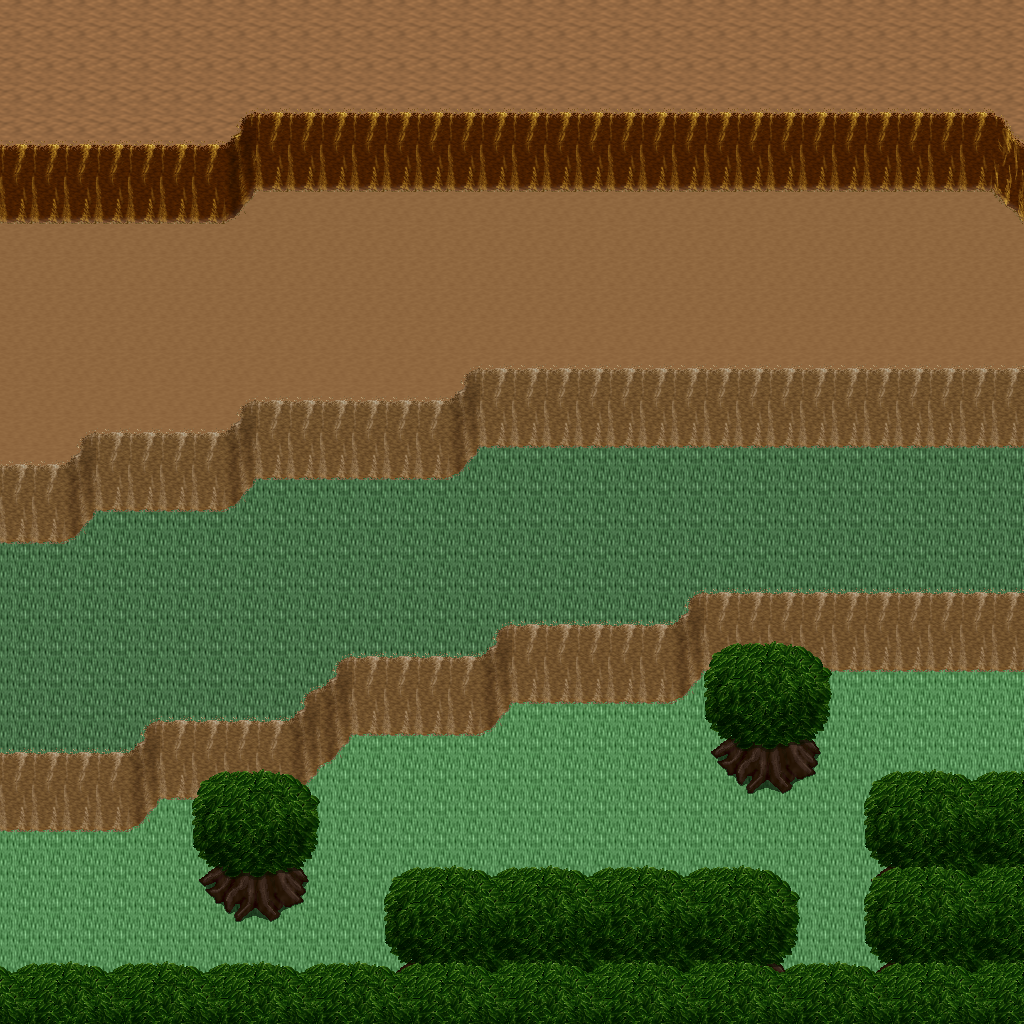

This game map was drawn from its Tiled (.tmx) file and the tilesets committed beside it. A one-line description and the trimmed map source follow:
An orthogonal 32x32 tile map with 32x32 px tiles, 5 tile layers (Ground, Objects, Objects2, Above, ...), 1 hidden layer not drawn, 8 tilesets.

<map version="1.10" tiledversion="1.11.0" orientation="orthogonal" renderorder="right-down" width="32" height="32" tilewidth="32" tileheight="32" infinite="0" nextlayerid="11" nextobjectid="1">
 <tileset firstgid="1" name="logic_collision" tilewidth="32" tileheight="32" tilecount="1" columns="1">
  <image source="../drawable/logic_collision.png" width="32" height="32" />
 </tileset>
 <tileset firstgid="2" name="ground_ground" tilewidth="32" tileheight="32" tilecount="33" columns="3">
  <image source="../drawable/ground_ground.png" width="96" height="352" />
 </tileset>
 <tileset firstgid="35" name="ground_ridge_earth_pale" tilewidth="32" tileheight="32" tilecount="96" columns="12">
  <image source="../drawable/ground_ridge_earth_pale.png" width="384" height="256" />
 </tileset>
 <tileset firstgid="131" name="ground_ridge_earth_dark" tilewidth="32" tileheight="32" tilecount="96" columns="12">
  <image source="../drawable/ground_ridge_earth_dark.png" width="384" height="256" />
 </tileset>
 <tileset firstgid="227" name="terrain_desert" tilewidth="32" tileheight="32" tilecount="88" columns="8">
  <image source="../drawable/terrain_desert.png" width="256" height="352" />
 </tileset>
 <tileset firstgid="315" name="plant_tree_tree_darkgreen" tilewidth="32" tileheight="32" tilecount="88" columns="8">
  <image source="../drawable/plant_tree_tree_darkgreen.png" width="256" height="352" />
 </tileset>
 <tileset firstgid="403" name="ground_sand_2" tilewidth="32" tileheight="32" tilecount="15" columns="5">
  <image source="../drawable/ground_sand_2.png" width="160" height="96" />
 </tileset>
 <tileset firstgid="418" name="plant_cactus_2" tilewidth="32" tileheight="32" tilecount="10" columns="5">
  <image source="../drawable/plant_cactus_2.png" width="160" height="64" />
 </tileset>
 <layer id="1" name="Ground" width="32" height="32">
  <data>[1024 cells, 1024 non-empty, 4 distinct tile ids]</data>
 </layer>
 <layer id="2" name="Objects" width="32" height="32">
  <data>[1024 cells, 358 non-empty, 27 distinct tile ids]</data>
 </layer>
 <layer id="3" name="Objects2" width="32" height="32">
  <data>[1024 cells, 0 non-empty, 0 distinct tile ids]</data>
 </layer>
 <layer id="4" name="Above" width="32" height="32">
  <data>[1024 cells, 157 non-empty, 22 distinct tile ids]</data>
 </layer>
 <layer id="5" name="Above2" width="32" height="32">
  <data>[1024 cells, 0 non-empty, 0 distinct tile ids]</data>
 </layer>
 <layer id="6" name="Walkable" width="32" height="32" visible="0">
  <data>[1024 cells, 511 non-empty, 1 distinct tile ids]</data>
 </layer>
 <objectgroup id="7" name="Mapevents" />
 <objectgroup id="8" name="Spawn" />
 <objectgroup id="9" name="Keys" />
 <objectgroup id="10" name="Replace" />
</map>
